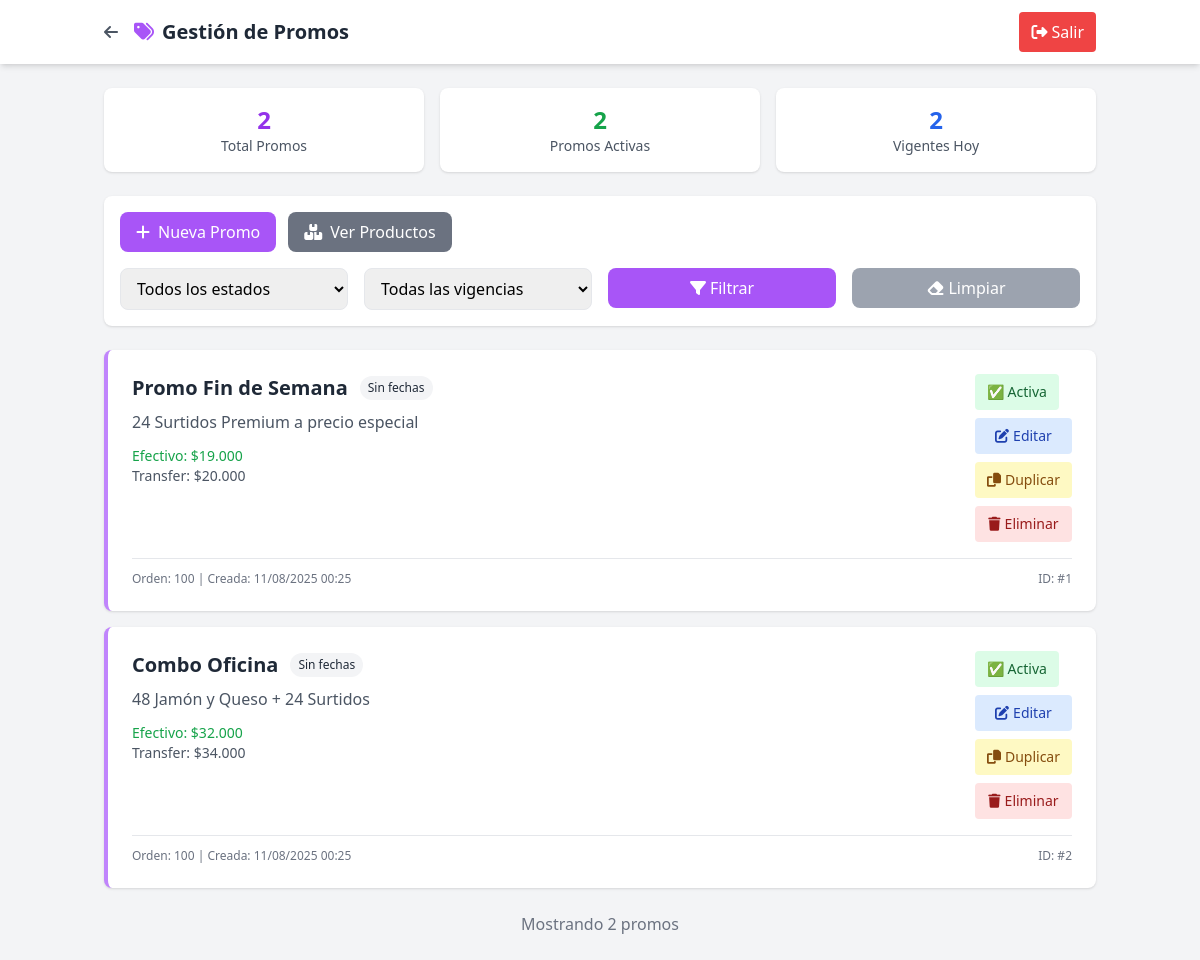
Page /admin/modules/productos/promos.php (signed in) on the committed database.
### tables this page shows
CREATE TABLE `promos` (
  `id` int(11) NOT NULL,
  `nombre` varchar(100) NOT NULL,
  `descripcion` text DEFAULT NULL,
  `precio_efectivo` decimal(10,2) DEFAULT NULL,
  `precio_transferencia` decimal(10,2) DEFAULT NULL,
  `fecha_inicio` date DEFAULT NULL,
  `fecha_fin` date DEFAULT NULL,
  `dias_semana` longtext DEFAULT NULL CHECK (json_valid(`dias_semana`)),
  `condiciones` text DEFAULT NULL,
  `activa` tinyint(1) DEFAULT 1,
  `created_at` timestamp NULL DEFAULT current_timestamp(),
  `hora_inicio` time DEFAULT NULL,
  `hora_fin` time DEFAULT NULL,
  `orden_mostrar` int(11) DEFAULT 100,
  `created_by` varchar(100) DEFAULT NULL,
  `updated_at` timestamp NULL DEFAULT current_timestamp() ON UPDATE current_timestamp()
);

### admin/config.php (called while the page is built, shortened)
<?php
function formatPrice($price) {
    return '$' . number_format($price, 0, ',', '.');
}
?>

### admin/modules/productos/promos.php (the view, shortened to what this page needs)
<?php
try {
    $pdo = getConnection();
} catch (Exception $e) {
    die("Error de conexión a base de datos: " . $e->getMessage());
}
try {
    $sql = "SELECT * FROM promos WHERE 1=1";
    $params = [];
    $sql .= " ORDER BY orden_mostrar, created_at DESC";
    $stmt = $pdo->prepare($sql);
    $stmt->execute($params);
    $promos = $stmt->fetchAll();
} catch (Exception $e) {
    $error = 'Error obteniendo promos: ' . $e->getMessage();
    $promos = [];
}
try {
    $stats = $pdo->query("
        SELECT
            COUNT(*) as total_promos,
            SUM(CASE WHEN activa = 1 THEN 1 ELSE 0 END) as promos_activas,
            SUM(CASE WHEN activa = 1
                     AND (fecha_inicio IS NULL OR CURDATE() >= fecha_inicio)
                     AND (fecha_fin IS NULL OR CURDATE() <= fecha_fin)
                THEN 1 ELSE 0 END) as promos_vigentes
        FROM promos
    ")->fetch();
} catch (Exception $e) {
    $stats = ['total_promos' => 0, 'promos_activas' => 0, 'promos_vigentes' => 0];
}
?>
<!DOCTYPE html>
<html lang="es">
<head>
    <script src="https://cdn.tailwindcss.com"></script>
    <link rel="stylesheet" href="https://cdnjs.cloudflare.com/ajax/libs/font-awesome/6.4.0/css/all.min.css">
</head>
<body class="bg-gray-100">
    <header class="bg-white shadow-md">
        <div class="container mx-auto px-4 py-3 flex justify-between items-center">
            <div class="flex items-center">
                <a href="index.php" class="text-gray-600 hover:text-gray-800 mr-4">
                    <i class="fas fa-arrow-left"></i>
                </a>
                <h1 class="text-xl font-bold text-gray-800">
                    <i class="fas fa-tags text-purple-500 mr-2"></i>Gestión de Promos
                </h1>
            </div>
            <a href="../../logout.php" class="bg-red-500 hover:bg-red-600 text-white px-3 py-2 rounded">
                <i class="fas fa-sign-out-alt mr-1"></i>Salir
            </a>
        </div>
    </header>
    <main class="container mx-auto px-4 py-6">
        <div class="grid grid-cols-1 md:grid-cols-3 gap-4 mb-6">
            <div class="bg-white p-4 rounded-lg shadow text-center">
                <div class="text-2xl font-bold text-purple-600"><?= $stats['total_promos'] ?></div>
                <div class="text-sm text-gray-600">Total Promos</div>
            </div>
            <div class="bg-white p-4 rounded-lg shadow text-center">
                <div class="text-2xl font-bold text-green-600"><?= $stats['promos_activas'] ?></div>
                <div class="text-sm text-gray-600">Promos Activas</div>
            </div>
            <div class="bg-white p-4 rounded-lg shadow text-center">
                <div class="text-2xl font-bold text-blue-600"><?= $stats['promos_vigentes'] ?></div>
                <div class="text-sm text-gray-600">Vigentes Hoy</div>
            </div>
        </div>
        <div class="bg-white rounded-lg shadow mb-6 p-4">
            <div class="flex flex-col md:flex-row justify-between items-center space-y-4 md:space-y-0 mb-4">
                <div class="flex space-x-3">
                    <button onclick="mostrarFormularioPromo()" class="bg-purple-500 hover:bg-purple-600 text-white px-4 py-2 rounded-lg">
                        <i class="fas fa-plus mr-2"></i>Nueva Promo
                    </button>
                    <a href="index.php" class="bg-gray-500 hover:bg-gray-600 text-white px-4 py-2 rounded-lg">
                        <i class="fas fa-boxes mr-2"></i>Ver Productos
                    </a>
                </div>
            </div>
            <form method="GET" class="grid grid-cols-1 md:grid-cols-4 gap-4">
                <div>
                    <select name="estado" class="w-full px-3 py-2 border rounded-lg">
                        <option value="">Todos los estados</option>
                    </select>
                </div>
                <div>
                    <select name="vigencia" class="w-full px-3 py-2 border rounded-lg">
                        <option value="">Todas las vigencias</option>
                    </select>
                </div>
                <div>
                    <button type="submit" class="w-full bg-purple-500 hover:bg-purple-600 text-white py-2 px-4 rounded-lg">
                        <i class="fas fa-filter mr-1"></i>Filtrar
                    </button>
                </div>
                <div>
                    <a href="?" class="w-full bg-gray-400 hover:bg-gray-500 text-white py-2 px-4 rounded-lg text-center block">
                        <i class="fas fa-eraser mr-1"></i>Limpiar
                    </a>
                </div>
            </form>
        </div>
        <div class="space-y-4">
            <?php if (empty($promos)): ?>
                <div class="bg-white p-12 rounded-lg shadow text-center text-gray-500">
                    <i class="fas fa-tags text-6xl mb-4 text-gray-300"></i>
                    <h3 class="text-xl mb-2">No hay promos</h3>
                    <p>No se encontraron promociones con los filtros aplicados</p>
                    <div class="mt-4">
                        <button onclick="mostrarFormularioPromo()" class="bg-purple-500 hover:bg-purple-600 text-white px-4 py-2 rounded-lg">
                            <i class="fas fa-plus mr-2"></i>Crear Primera Promo
                        </button>
                    </div>
                </div>
            <?php else: ?>
                <?php foreach ($promos as $promo): ?>
                    <?php
                    $vigencia = 'Sin fechas';
                    $vigencia_color = 'bg-gray-100 text-gray-800';
                    ?>
                    <div class="bg-white rounded-lg shadow border-l-4 border-purple-400 <?= $promo['activa'] ? '' : 'opacity-50' ?>">
                        <div class="p-6">
                            <div class="flex justify-between items-start mb-4">
                                <div class="flex-1">
                                    <div class="flex items-center space-x-3 mb-2">
                                        <h3 class="text-xl font-bold text-gray-800">
                                            <?= htmlspecialchars($promo['nombre']) ?>
                                        </h3>
                                        <span class="px-2 py-1 text-xs font-medium rounded-full <?= $vigencia_color ?>">
                                            <?= $vigencia ?>
                                        </span>
                                    </div>
                                    <?php if ($promo['descripcion']): ?>
                                        <p class="text-gray-600 mb-3"><?= htmlspecialchars($promo['descripcion']) ?></p>
                                    <?php endif; ?>
                                    <div class="grid md:grid-cols-2 gap-4 text-sm">
                                        <div>
                                            <div class="mb-3">
                                                <div class="font-medium text-green-600">
                                                    Efectivo: <?= formatPrice($promo['precio_efectivo']) ?>
                                                </div>
                                                <div class="text-gray-600">
                                                    Transfer: <?= formatPrice($promo['precio_transferencia']) ?>
                                                </div>
                                            </div>
                                        </div>
                                        <div>
                                        </div>
                                    </div>
                                </div>
                                <div class="ml-4">
                                    <div class="flex flex-col space-y-2">
                                        <form method="POST" class="inline">
                                            <button type="submit"
                                                    class="px-3 py-2 text-sm font-medium rounded
                                                    <?= $promo['activa']
                                                        ? 'bg-green-100 text-green-800 hover:bg-green-200'
                                                        : 'bg-red-100 text-red-800 hover:bg-red-200' ?>">
                                                <?= $promo['activa'] ? '✅ Activa' : '❌ Inactiva' ?>
                                            </button>
                                        </form>
                                        <button onclick="editarPromo(<?= $promo['id'] ?>)"
                                                class="px-3 py-2 text-sm bg-blue-100 text-blue-800 hover:bg-blue-200 rounded">
                                            <i class="fas fa-edit mr-1"></i>Editar
                                        </button>
                                        <button onclick="duplicarPromo(<?= $promo['id'] ?>)"
                                                class="px-3 py-2 text-sm bg-yellow-100 text-yellow-800 hover:bg-yellow-200 rounded">
                                            <i class="fas fa-copy mr-1"></i>Duplicar
                                        </button>
                                        <button onclick="eliminarPromo(<?= $promo['id'] ?>, '<?= htmlspecialchars($promo['nombre']) ?>')"
                                                class="px-3 py-2 text-sm bg-red-100 text-red-800 hover:bg-red-200 rounded">
                                            <i class="fas fa-trash mr-1"></i>Eliminar
                                        </button>
                                    </div>
                                </div>
                            </div>
                            <div class="border-t pt-3 mt-4 text-xs text-gray-500 flex justify-between">
                                <div>
                                    Orden: <?= $promo['orden_mostrar'] ?> |
                                    Creada: <?= date('d/m/Y H:i', strtotime($promo['created_at'])) ?>
                                </div>
                                <div>
                                    ID: #<?= $promo['id'] ?>
                                </div>
                            </div>
                        </div>
                    </div>
                <?php endforeach; ?>
            <?php endif; ?>
        </div>
        <div class="mt-6 text-center text-gray-500">
            <p>Mostrando <?= count($promos) ?> promo<?= count($promos) !== 1 ? 's' : '' ?></p>
        </div>
    </main>
</body>
</html>

### rows in the picture
promos: nombre "Promo Fin de Semana", vigencia "Sin fechas", descripcion "24 Surtidos Premium a precio especial", precio_efectivo "$19.000", precio_transferencia "$20.000", activa "✅ Activa", orden_mostrar "100", created_at "11/08/2025 00:25", id "1"
promos: nombre "Combo Oficina", vigencia "Sin fechas", descripcion "48 Jamón y Queso + 24 Surtidos", precio_efectivo "$32.000", precio_transferencia "$34.000", activa "✅ Activa", orden_mostrar "100", created_at "11/08/2025 00:25", id "2"

### other values in the picture
$stats['total_promos'] "2"
$stats['promos_activas'] "2"
$stats['promos_vigentes'] "2"
count($promos) "2"
